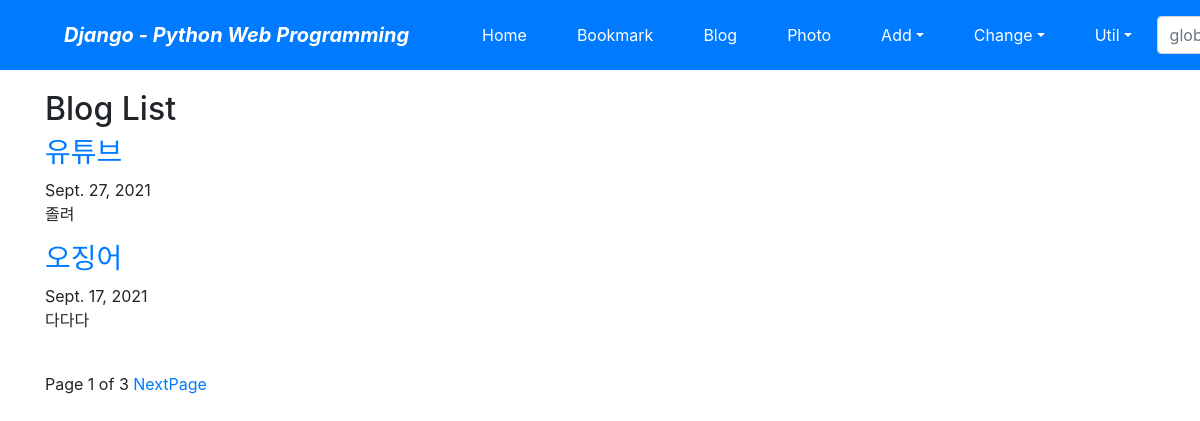
Screenshot of /blog/ with the database file from the repository.
### blog/models.py (models this page shows, shortened)
class Post(models.Model):
    title = models.CharField(verbose_name='TITLE', max_length=50)  # 포스트 제목
    slug = models.SlugField('SLUG', unique=True, allow_unicode=True, help_text='one word for title alias.')  # 제목의 별칭
    description = models.CharField('DESCRIPTION', max_length=100, blank=True, help_text='simple description text.')  # 포스트 한 줄 설명
    content = models.TextField('CONTENT')  # 포스트의 내용
    create_dt = models.DateTimeField('CREATE DATE', auto_now_add=True)  # 생성 일자
    modify_dt = models.DateTimeField('MODIFY DATE', auto_now=True)  # 수정 일자
    tags = TaggableManager(blank=True)  # ch06에서 추가됨
    owner = models.ForeignKey(User, on_delete=models.CASCADE, verbose_name='OWNER', blank=True, null=True)     # ch11에서 추가됨
    class Meta:
        verbose_name = 'post'
        verbose_name_plural = 'posts'
        db_table = 'blog_posts'
        ordering = ('-modify_dt',)
    def get_absolute_url(self):
        return reverse('blog:post_detail', args=(self.slug,))

### blog/views.py (the view)
# urls.py: path('', views.PostLV.as_view(), name='index'),
class PostLV(ListView):
    model = Post
    template_name = 'blog/post_all.html'
    context_object_name = 'posts'
    paginate_by = 2     # 한 페이지에 두 개씩 보여줘라, pageSize

### blog/templates/blog/post_all.html (shortened to what this page needs)
{% extends "base.html" %}
{% block content %}
    <h2>Blog List</h2>
    {% for post in posts %}
        <h3>
            <a href="{{post.get_absolute_url}}">{{post.title}}</a>
        </h3>
        {{post.modify_dt | date:"N d, Y"}}
        <p>{{post.description}}</p>
    {% endfor %}
    <br>
    <div>
        <span>
                Page {{page_obj.number}} of {{page_obj.paginator.num_pages}}
            {% if page_obj.has_next %}
                <a href="?page={{page_obj.next_page_number}}">NextPage</a>
            {% endif %}
        </span>
    </div>
{% endblock %}

### rows the page displays
Post: title "유튜브", modify_dt "Sept. 27, 2021", description "졸려"
Post: title "오징어", modify_dt "Sept. 17, 2021", description "다다다"

### other values shown
{{ page_obj.number }} "1"
{{ page_obj.paginator.num_pages }} "3"
